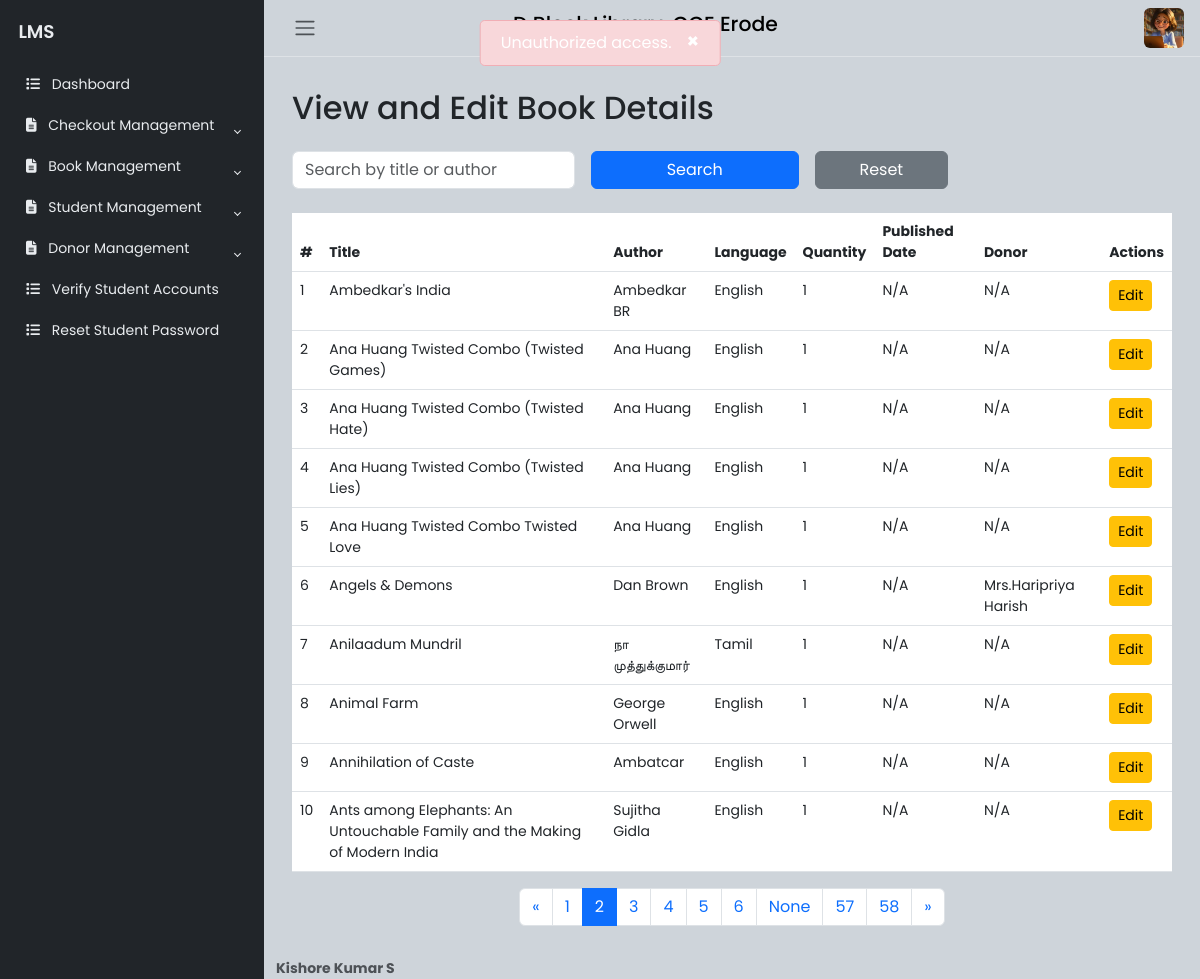
Screenshot of /lib/editbooks?page=2 (signed in) with the database file from the repository.
### website/models.py (models this page shows, shortened)
class Book(db.Model):
    __tablename__ = 'book'
    id = Column(Integer, primary_key=True)
    student_id = Column(Integer, ForeignKey('user.id'), nullable=True)
    title = Column(String(150), nullable=False)
    author = Column(String(150), nullable=False)
    isbn = Column(String(20), nullable=True)
    published_date = Column(DateTime, nullable=True)
    quantity = Column(Integer, default=0, nullable=False)
    language = Column(String(20), nullable=False)
    date_of_donation = Column(DateTime, nullable=False)
    donor_id = Column(Integer, ForeignKey('donor.id'), nullable=True)
    added_at = db.Column(db.DateTime, default=datetime.utcnow, nullable=False)
    student = relationship('User', back_populates='books')
    borrowed_by = relationship('BorrowedBook', back_populates='book')
    donor = relationship('Donor', back_populates='books')

class Donor(db.Model):
    __tablename__ = 'donor'
    id = Column(Integer, primary_key=True)
    name = Column(String(150), nullable=False)
    department = Column(String(150), nullable=False)
    year_of_graduation = Column(Integer, nullable=False)
    mobilenumber = Column(String(20), nullable=True)
    email = Column(String(150), nullable=True)
    address = Column(String(1000), nullable=True)
    books = relationship('Book', back_populates='donor')

### website/lib.py (the view, shortened to what this page needs)
@lib.route('/editbooks', methods=['GET', 'POST'])
@login_required
def EditBooks():
    role_required_volunteer_librarian()
    page = request.args.get('page', 1, type=int)
    per_page = 10
    search_query = request.args.get('search', '')
    query = Book.query
    if search_query:
        query = query.filter(or_(Book.title.ilike(f"%{search_query}%"), Book.author.ilike(f"%{search_query}%")))
    books = query.paginate(page=page, per_page=per_page)
    donors = Donor.query.all()
    return render_template('EditBooks.html', books=books, donors=donors, search_query=search_query)

### website/lib.py (called while the page is built)
def role_required_volunteer_librarian():
    if current_user.role.lower() not in ["volunteer", "librarian"]:
        flash("Unauthorized access.", "danger")
        logger.warning(f"[SECURITY] Unauthorized access attempt by {current_user.email}")
        return redirect(url_for("views.home"))

### website/templates/EditBooks.html (shortened to what this page needs)
{% extends "LibrarianHome.html" %}
{% block libcontent %}
<div class="container my-4" id="editBooksContent">
    <h2 class="mb-4">View and Edit Book Details</h2>
    <form method="GET" class="row g-3 mb-4">
        <div class="col-md-4">
            <input type="text" class="form-control" name="search" placeholder="Search by title or author" value="{{ search_query }}">
        </div>
        <div class="col-md-3">
            <button type="submit" class="btn btn-primary w-100">Search</button>
        </div>
        <div class="col-md-2">
            <a href="{{ url_for('lib.EditBooks') }}" class="btn btn-secondary w-100">Reset</a>
        </div>
    </form>
    <div class="table-responsive">
        <table class="table table-hover">
            <thead>
                <tr>
                    <th>#</th>
                    <th>Title</th>
                    <th>Author</th>
                    <th>Language</th>
                    <th>Quantity</th>
                    <th>Published Date</th>
                    <th>Donor</th>
                    <th>Actions</th>
                </tr>
            </thead>
            <tbody>
                {% for book in books.items %}
                <tr>
                    <td>{{ loop.index }}</td>
                    <td>{{ book.title }}</td>
                    <td>{{ book.author }}</td>
                    <td>{{ book.language }}</td>
                    <td>{{ book.quantity }}</td>
                    <td>{{ book.published_date.strftime('%Y-%m-%d') if book.published_date else 'N/A' }}</td>
                    <td>{{ book.donor.name if book.donor else 'N/A' }}</td>
                    <td>
                        <button class="btn btn-warning btn-sm" data-bs-toggle="modal" data-bs-target="#editBookModal{{ book.id }}">Edit</button>
                    </td>
                </tr>
                {% endfor %}
            </tbody>
        </table>
    </div>
    <nav aria-label="Page navigation">
        <ul class="pagination justify-content-center">
            <li class="page-item {% if not books.has_prev %}disabled{% endif %}">
                <a class="page-link" href="{{ url_for('lib.EditBooks', page=books.prev_num) }}" aria-label="Previous">
                    <span aria-hidden="true">&laquo;</span>
                </a>
            </li>
            {% for page_num in books.iter_pages() %}
            <li class="page-item {% if page_num == books.page %}active{% endif %}"><a class="page-link" href="{{ url_for('lib.EditBooks', page=page_num) }}">{{ page_num }}</a></li>
            {% endfor %}
            <li class="page-item {% if not books.has_next %}disabled{% endif %}">
                <a class="page-link" href="{{ url_for('lib.EditBooks', page=books.next_num) }}" aria-label="Next">
                    <span aria-hidden="true">&raquo;</span>
                </a>
            </li>
        </ul>
    </nav>
</div>
{% endblock %}

### website/static/css/BaseFormat.css (style rules this page uses)
body { font-family: 'Poppins', sans-serif; font-size: 0.875rem; opacity: 1; overflow-y: scroll; margin: 0; }
a { cursor: pointer; text-decoration: none; font-family: 'Poppins', sans-serif; }
li { list-style: none; }

### rows the page displays
Book: title "Ambedkar's India", author "Ambedkar BR", language "English", quantity "1", published_date "N/A", donor "N/A"
Book: title "Ana Huang Twisted Combo (Twisted Games)", author "Ana Huang", language "English", quantity "1", published_date "N/A", donor "N/A"
Book: title "Ana Huang Twisted Combo (Twisted Hate)", author "Ana Huang", language "English", quantity "1", published_date "N/A", donor "N/A"
Book: title "Ana Huang Twisted Combo (Twisted Lies)", author "Ana Huang", language "English", quantity "1", published_date "N/A", donor "N/A"
Book: title "Ana Huang Twisted Combo Twisted Love", author "Ana Huang", language "English", quantity "1", published_date "N/A", donor "N/A"
Book: title "Angels & Demons", author "Dan Brown", language "English", quantity "1", published_date "N/A", donor "Mrs.Haripriya Harish"
Book: title "Anilaadum Mundril", author "நா முத்துக்குமார்", language "Tamil", quantity "1", published_date "N/A", donor "N/A"
Book: title "Animal Farm", author "George Orwell", language "English", quantity "1", published_date "N/A", donor "N/A"
Book: title "Annihilation of Caste", author "Ambatcar", language "English", quantity "1", published_date "N/A", donor "N/A"
Book: title "Ants among Elephants: An Untouchable Family and the Making of Modern India", author "Sujitha Gidla", language "English", quantity "1", published_date "N/A", donor "N/A"

### other values shown
{{ page_num }} "1" "2" "3" "4" "5" "6" "None" "57" "58"
{{ message }} "Unauthorized access."
